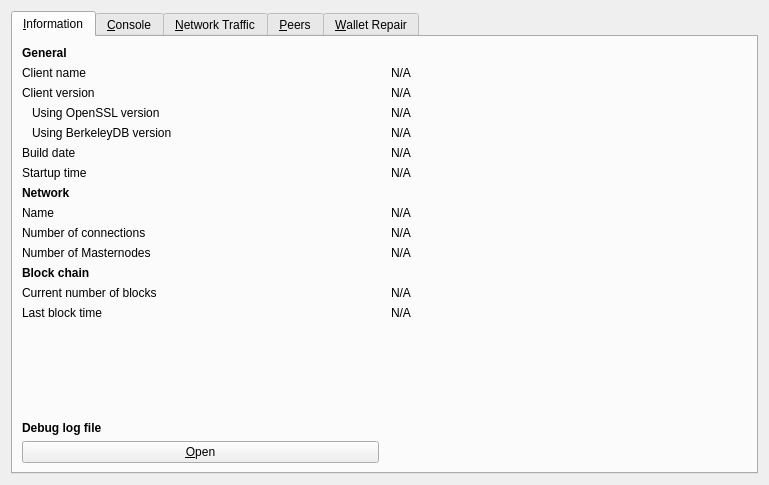
<?xml version="1.0" encoding="UTF-8"?>
<ui version="4.0">
 <class>RPCConsole</class>
 <widget class="QDialog" name="RPCConsole">
  <property name="geometry">
   <rect>
    <x>0</x>
    <y>0</y>
    <width>769</width>
    <height>485</height>
   </rect>
  </property>
  <property name="windowTitle">
   <string>Tools window</string>
  </property>
  <layout class="QVBoxLayout" name="verticalLayout_2">
   <item>
    <widget class="QTabWidget" name="tabWidget">
     <property name="currentIndex">
      <number>0</number>
     </property>
     <widget class="QWidget" name="tab_info">
      <attribute name="title">
       <string>&amp;Information</string>
      </attribute>
      <layout class="QGridLayout" name="gridLayout" columnstretch="0,0">
       <property name="horizontalSpacing">
        <number>12</number>
       </property>
       <item row="11" column="0">
        <widget class="QLabel" name="blockchainHeader">
         <property name="font">
          <font>
           <weight>75</weight>
           <bold>true</bold>
          </font>
         </property>
         <property name="text">
          <string>Block chain</string>
         </property>
        </widget>
       </item>
       <item row="10" column="1">
        <widget class="QLabel" name="masternodeCount">
         <property name="text">
          <string>N/A</string>
         </property>
        </widget>
       </item>
       <item row="1" column="1">
        <widget class="QLabel" name="clientName">
         <property name="cursor">
          <cursorShape>IBeamCursor</cursorShape>
         </property>
         <property name="text">
          <string>N/A</string>
         </property>
         <property name="textFormat">
          <enum>Qt::PlainText</enum>
         </property>
         <property name="textInteractionFlags">
          <set>Qt::LinksAccessibleByMouse|Qt::TextSelectableByKeyboard|Qt::TextSelectableByMouse</set>
         </property>
        </widget>
       </item>
       <item row="0" column="0">
        <widget class="QLabel" name="generalHeader">
         <property name="font">
          <font>
           <weight>75</weight>
           <bold>true</bold>
          </font>
         </property>
         <property name="text">
          <string>General</string>
         </property>
        </widget>
       </item>
       <item row="1" column="0">
        <widget class="QLabel" name="clientNameLabel">
         <property name="text">
          <string>Client name</string>
         </property>
        </widget>
       </item>
       <item row="3" column="1">
        <widget class="QLabel" name="openSSLVersion">
         <property name="cursor">
          <cursorShape>IBeamCursor</cursorShape>
         </property>
         <property name="text">
          <string>N/A</string>
         </property>
         <property name="textFormat">
          <enum>Qt::PlainText</enum>
         </property>
         <property name="textInteractionFlags">
          <set>Qt::LinksAccessibleByMouse|Qt::TextSelectableByKeyboard|Qt::TextSelectableByMouse</set>
         </property>
        </widget>
       </item>
       <item row="5" column="0">
        <widget class="QLabel" name="buildDateLabel">
         <property name="text">
          <string>Build date</string>
         </property>
        </widget>
       </item>
       <item row="9" column="0">
        <widget class="QLabel" name="numberOfConnectionsLabel">
         <property name="text">
          <string>Number of connections</string>
         </property>
        </widget>
       </item>
       <item row="4" column="1">
        <widget class="QLabel" name="berkeleyDBVersion">
         <property name="cursor">
          <cursorShape>IBeamCursor</cursorShape>
         </property>
         <property name="text">
          <string>N/A</string>
         </property>
         <property name="textFormat">
          <enum>Qt::PlainText</enum>
         </property>
         <property name="textInteractionFlags">
          <set>Qt::LinksAccessibleByMouse|Qt::TextSelectableByKeyboard|Qt::TextSelectableByMouse</set>
         </property>
        </widget>
       </item>
       <item row="6" column="0">
        <widget class="QLabel" name="startupTimeLabel">
         <property name="text">
          <string>Startup time</string>
         </property>
        </widget>
       </item>
       <item row="9" column="1">
        <widget class="QLabel" name="numberOfConnections">
         <property name="cursor">
          <cursorShape>IBeamCursor</cursorShape>
         </property>
         <property name="text">
          <string>N/A</string>
         </property>
         <property name="textFormat">
          <enum>Qt::PlainText</enum>
         </property>
         <property name="textInteractionFlags">
          <set>Qt::LinksAccessibleByMouse|Qt::TextSelectableByKeyboard|Qt::TextSelectableByMouse</set>
         </property>
        </widget>
       </item>
       <item row="12" column="0">
        <widget class="QLabel" name="numberOfBlocksLabel">
         <property name="text">
          <string>Current number of blocks</string>
         </property>
        </widget>
       </item>
       <item row="12" column="1">
        <widget class="QLabel" name="numberOfBlocks">
         <property name="cursor">
          <cursorShape>IBeamCursor</cursorShape>
         </property>
         <property name="text">
          <string>N/A</string>
         </property>
         <property name="textFormat">
          <enum>Qt::PlainText</enum>
         </property>
         <property name="textInteractionFlags">
          <set>Qt::LinksAccessibleByMouse|Qt::TextSelectableByKeyboard|Qt::TextSelectableByMouse</set>
         </property>
        </widget>
       </item>
       <item row="13" column="0">
        <widget class="QLabel" name="lastBlockTimeLabel">
         <property name="text">
          <string>Last block time</string>
         </property>
        </widget>
       </item>
       <item row="16" column="0">
        <widget class="QPushButton" name="openDebugLogfileButton">
         <property name="toolTip">
          <string>Open the Lkcoin debug log file from the current data directory. This can take a few seconds for large log files.</string>
         </property>
         <property name="text">
          <string>&amp;Open</string>
         </property>
         <property name="autoDefault">
          <bool>false</bool>
         </property>
        </widget>
       </item>
       <item row="15" column="0">
        <widget class="QLabel" name="debugLogFileHeader">
         <property name="font">
          <font>
           <weight>75</weight>
           <bold>true</bold>
          </font>
         </property>
         <property name="text">
          <string>Debug log file</string>
         </property>
        </widget>
       </item>
       <item row="14" column="0">
        <spacer name="verticalSpacer_2">
         <property name="orientation">
          <enum>Qt::Vertical</enum>
         </property>
         <property name="sizeHint" stdset="0">
          <size>
           <width>20</width>
           <height>20</height>
          </size>
         </property>
        </spacer>
       </item>
       <item row="13" column="1">
        <widget class="QLabel" name="lastBlockTime">
         <property name="cursor">
          <cursorShape>IBeamCursor</cursorShape>
         </property>
         <property name="text">
          <string>N/A</string>
         </property>
         <property name="textFormat">
          <enum>Qt::PlainText</enum>
         </property>
         <property name="textInteractionFlags">
          <set>Qt::LinksAccessibleByMouse|Qt::TextSelectableByKeyboard|Qt::TextSelectableByMouse</set>
         </property>
        </widget>
       </item>
       <item row="2" column="0">
        <widget class="QLabel" name="clientVersionLabel">
         <property name="text">
          <string>Client version</string>
         </property>
        </widget>
       </item>
       <item row="2" column="1">
        <widget class="QLabel" name="clientVersion">
         <property name="cursor">
          <cursorShape>IBeamCursor</cursorShape>
         </property>
         <property name="text">
          <string>N/A</string>
         </property>
         <property name="textFormat">
          <enum>Qt::PlainText</enum>
         </property>
         <property name="textInteractionFlags">
          <set>Qt::LinksAccessibleByMouse|Qt::TextSelectableByKeyboard|Qt::TextSelectableByMouse</set>
         </property>
        </widget>
       </item>
       <item row="7" column="0">
        <widget class="QLabel" name="networkHeader">
         <property name="font">
          <font>
           <weight>75</weight>
           <bold>true</bold>
          </font>
         </property>
         <property name="text">
          <string>Network</string>
         </property>
        </widget>
       </item>
       <item row="8" column="0">
        <widget class="QLabel" name="networkNameLabel">
         <property name="text">
          <string>Name</string>
         </property>
        </widget>
       </item>
       <item row="6" column="1">
        <widget class="QLabel" name="startupTime">
         <property name="cursor">
          <cursorShape>IBeamCursor</cursorShape>
         </property>
         <property name="text">
          <string>N/A</string>
         </property>
         <property name="textFormat">
          <enum>Qt::PlainText</enum>
         </property>
         <property name="textInteractionFlags">
          <set>Qt::LinksAccessibleByMouse|Qt::TextSelectableByKeyboard|Qt::TextSelectableByMouse</set>
         </property>
        </widget>
       </item>
       <item row="3" column="0">
        <widget class="QLabel" name="openSSLVersionLabel">
         <property name="text">
          <string>Using OpenSSL version</string>
         </property>
         <property name="indent">
          <number>10</number>
         </property>
        </widget>
       </item>
       <item row="8" column="1">
        <widget class="QLabel" name="networkName">
         <property name="cursor">
          <cursorShape>IBeamCursor</cursorShape>
         </property>
         <property name="text">
          <string>N/A</string>
         </property>
         <property name="textFormat">
          <enum>Qt::PlainText</enum>
         </property>
         <property name="textInteractionFlags">
          <set>Qt::LinksAccessibleByMouse|Qt::TextSelectableByKeyboard|Qt::TextSelectableByMouse</set>
         </property>
        </widget>
       </item>
       <item row="10" column="0">
        <widget class="QLabel" name="masternodeCountLabel">
         <property name="text">
          <string>Number of Masternodes</string>
         </property>
        </widget>
       </item>
       <item row="5" column="1">
        <widget class="QLabel" name="buildDate">
         <property name="cursor">
          <cursorShape>IBeamCursor</cursorShape>
         </property>
         <property name="text">
          <string>N/A</string>
         </property>
         <property name="textFormat">
          <enum>Qt::PlainText</enum>
         </property>
         <property name="textInteractionFlags">
          <set>Qt::LinksAccessibleByMouse|Qt::TextSelectableByKeyboard|Qt::TextSelectableByMouse</set>
         </property>
        </widget>
       </item>
       <item row="4" column="0">
        <widget class="QLabel" name="berkeleyDBVersionLabel">
         <property name="text">
          <string>Using BerkeleyDB version</string>
         </property>
         <property name="indent">
          <number>10</number>
         </property>
        </widget>
       </item>
      </layout>
     </widget>
     <widget class="QWidget" name="tab_console">
      <attribute name="title">
       <string>&amp;Console</string>
      </attribute>
      <layout class="QVBoxLayout" name="verticalLayout_3">
       <property name="spacing">
        <number>3</number>
       </property>
       <item>
        <widget class="QTextEdit" name="messagesWidget">
         <property name="minimumSize">
          <size>
           <width>0</width>
           <height>100</height>
          </size>
         </property>
         <property name="readOnly">
          <bool>true</bool>
         </property>
         <property name="tabKeyNavigation" stdset="0">
          <bool>false</bool>
         </property>
         <property name="columnCount" stdset="0">
          <number>2</number>
         </property>
        </widget>
       </item>
       <item>
        <layout class="QHBoxLayout" name="horizontalLayout">
         <property name="spacing">
          <number>3</number>
         </property>
         <item>
          <widget class="QLabel" name="label">
           <property name="text">
            <string notr="true">&gt;</string>
           </property>
          </widget>
         </item>
         <item>
          <widget class="QLineEdit" name="lineEdit"/>
         </item>
         <item>
          <widget class="QPushButton" name="clearButton">
           <property name="maximumSize">
            <size>
             <width>24</width>
             <height>24</height>
            </size>
           </property>
           <property name="toolTip">
            <string>Clear console</string>
           </property>
           <property name="text">
            <string/>
           </property>
           <property name="icon">
            <iconset resource="../lkcoin.qrc">
             <normaloff>:/icons/remove</normaloff>:/icons/remove</iconset>
           </property>
           <property name="shortcut">
            <string notr="true">Ctrl+L</string>
           </property>
           <property name="autoDefault">
            <bool>false</bool>
           </property>
          </widget>
         </item>
        </layout>
       </item>
      </layout>
     </widget>
     <widget class="QWidget" name="tab_nettraffic">
      <attribute name="title">
       <string>&amp;Network Traffic</string>
      </attribute>
      <layout class="QHBoxLayout" name="horizontalLayout_3">
       <item>
        <layout class="QVBoxLayout" name="verticalLayout_4">
         <item>
          <widget class="TrafficGraphWidget" name="trafficGraph" native="true">
           <property name="sizePolicy">
            <sizepolicy hsizetype="Expanding" vsizetype="Expanding">
             <horstretch>0</horstretch>
             <verstretch>0</verstretch>
            </sizepolicy>
           </property>
          </widget>
         </item>
         <item>
          <layout class="QHBoxLayout" name="horizontalLayout_2">
           <item>
            <widget class="QSlider" name="sldGraphRange">
             <property name="minimum">
              <number>1</number>
             </property>
             <property name="maximum">
              <number>288</number>
             </property>
             <property name="pageStep">
              <number>12</number>
             </property>
             <property name="value">
              <number>6</number>
             </property>
             <property name="orientation">
              <enum>Qt::Horizontal</enum>
             </property>
            </widget>
           </item>
           <item>
            <widget class="QLabel" name="lblGraphRange">
             <property name="minimumSize">
              <size>
               <width>100</width>
               <height>0</height>
              </size>
             </property>
             <property name="alignment">
              <set>Qt::AlignCenter</set>
             </property>
            </widget>
           </item>
           <item>
            <widget class="QPushButton" name="btnClearTrafficGraph">
             <property name="text">
              <string>&amp;Clear</string>
             </property>
             <property name="autoDefault">
              <bool>false</bool>
             </property>
            </widget>
           </item>
          </layout>
         </item>
        </layout>
       </item>
       <item>
        <layout class="QVBoxLayout" name="verticalLayout">
         <item>
          <widget class="QGroupBox" name="groupBox">
           <property name="title">
            <string>Totals</string>
           </property>
           <layout class="QVBoxLayout" name="verticalLayout_5">
            <item>
             <layout class="QHBoxLayout" name="horizontalLayout_4">
              <item>
               <widget class="Line" name="line">
                <property name="sizePolicy">
                 <sizepolicy hsizetype="Fixed" vsizetype="Fixed">
                  <horstretch>0</horstretch>
                  <verstretch>0</verstretch>
                 </sizepolicy>
                </property>
                <property name="minimumSize">
                 <size>
                  <width>10</width>
                  <height>0</height>
                 </size>
                </property>
                <property name="palette">
                 <palette>
                  <active>
                   <colorrole role="Light">
                    <brush brushstyle="SolidPattern">
                     <color alpha="255">
                      <red>0</red>
                      <green>255</green>
                      <blue>0</blue>
                     </color>
                    </brush>
                   </colorrole>
                  </active>
                  <inactive>
                   <colorrole role="Light">
                    <brush brushstyle="SolidPattern">
                     <color alpha="255">
                      <red>0</red>
                      <green>255</green>
                      <blue>0</blue>
                     </color>
                    </brush>
                   </colorrole>
                  </inactive>
                  <disabled>
                   <colorrole role="Light">
                    <brush brushstyle="SolidPattern">
                     <color alpha="255">
                      <red>0</red>
                      <green>255</green>
                      <blue>0</blue>
                     </color>
                    </brush>
                   </colorrole>
                  </disabled>
                 </palette>
                </property>
                <property name="orientation">
                 <enum>Qt::Horizontal</enum>
                </property>
               </widget>
              </item>
              <item>
               <widget class="QLabel" name="label_16">
                <property name="text">
                 <string>Received</string>
                </property>
               </widget>
              </item>
              <item>
               <widget class="QLabel" name="lblBytesIn">
                <property name="minimumSize">
                 <size>
                  <width>50</width>
                  <height>0</height>
                 </size>
                </property>
                <property name="alignment">
                 <set>Qt::AlignRight|Qt::AlignTrailing|Qt::AlignVCenter</set>
                </property>
               </widget>
              </item>
             </layout>
            </item>
            <item>
             <layout class="QHBoxLayout" name="horizontalLayout_5">
              <item>
               <widget class="Line" name="line_2">
                <property name="sizePolicy">
                 <sizepolicy hsizetype="Fixed" vsizetype="Fixed">
                  <horstretch>0</horstretch>
                  <verstretch>0</verstretch>
                 </sizepolicy>
                </property>
                <property name="minimumSize">
                 <size>
                  <width>10</width>
                  <height>0</height>
                 </size>
                </property>
                <property name="palette">
                 <palette>
                  <active>
                   <colorrole role="Light">
                    <brush brushstyle="SolidPattern">
                     <color alpha="255">
                      <red>255</red>
                      <green>0</green>
                      <blue>0</blue>
                     </color>
                    </brush>
                   </colorrole>
                  </active>
                  <inactive>
                   <colorrole role="Light">
                    <brush brushstyle="SolidPattern">
                     <color alpha="255">
                      <red>255</red>
                      <green>0</green>
                      <blue>0</blue>
                     </color>
                    </brush>
                   </colorrole>
                  </inactive>
                  <disabled>
                   <colorrole role="Light">
                    <brush brushstyle="SolidPattern">
                     <color alpha="255">
                      <red>255</red>
                      <green>0</green>
                      <blue>0</blue>
                     </color>
                    </brush>
                   </colorrole>
                  </disabled>
                 </palette>
                </property>
                <property name="orientation">
                 <enum>Qt::Horizontal</enum>
                </property>
               </widget>
              </item>
              <item>
               <widget class="QLabel" name="label_17">
                <property name="text">
                 <string>Sent</string>
                </property>
               </widget>
              </item>
              <item>
               <widget class="QLabel" name="lblBytesOut">
                <property name="minimumSize">
                 <size>
                  <width>50</width>
                  <height>0</height>
                 </size>
                </property>
                <property name="alignment">
                 <set>Qt::AlignRight|Qt::AlignTrailing|Qt::AlignVCenter</set>
                </property>
               </widget>
              </item>
             </layout>
            </item>
            <item>
             <spacer name="verticalSpacer_4">
              <property name="orientation">
               <enum>Qt::Vertical</enum>
              </property>
              <property name="sizeHint" stdset="0">
               <size>
                <width>20</width>
                <height>407</height>
               </size>
              </property>
             </spacer>
            </item>
           </layout>
          </widget>
         </item>
        </layout>
       </item>
      </layout>
     </widget>
     <widget class="QWidget" name="tab_peers">
      <attribute name="title">
       <string>&amp;Peers</string>
      </attribute>
      <layout class="QGridLayout" name="gridLayout_2">
       <item row="0" column="0" rowspan="2">
        <widget class="QTableView" name="peerWidget">
         <property name="horizontalScrollBarPolicy">
          <enum>Qt::ScrollBarAsNeeded</enum>
         </property>
         <property name="sortingEnabled">
          <bool>true</bool>
         </property>
         <attribute name="horizontalHeaderHighlightSections">
          <bool>false</bool>
         </attribute>
        </widget>
       </item>
       <item row="0" column="1">
        <widget class="QLabel" name="peerHeading">
         <property name="sizePolicy">
          <sizepolicy hsizetype="Preferred" vsizetype="Minimum">
           <horstretch>0</horstretch>
           <verstretch>0</verstretch>
          </sizepolicy>
         </property>
         <property name="minimumSize">
          <size>
           <width>300</width>
           <height>32</height>
          </size>
         </property>
         <property name="font">
          <font>
           <pointsize>10</pointsize>
           <weight>75</weight>
           <bold>true</bold>
          </font>
         </property>
         <property name="cursor">
          <cursorShape>IBeamCursor</cursorShape>
         </property>
         <property name="text">
          <string>Select a peer to view detailed information.</string>
         </property>
         <property name="alignment">
          <set>Qt::AlignCenter</set>
         </property>
         <property name="wordWrap">
          <bool>true</bool>
         </property>
         <property name="textInteractionFlags">
          <set>Qt::LinksAccessibleByMouse|Qt::TextSelectableByKeyboard|Qt::TextSelectableByMouse</set>
         </property>
        </widget>
       </item>
       <item row="1" column="1">
        <widget class="QWidget" name="detailWidget" native="true">
         <property name="minimumSize">
          <size>
           <width>300</width>
           <height>0</height>
          </size>
         </property>
         <layout class="QGridLayout" name="gridLayout_3">
          <item row="0" column="0">
           <widget class="QLabel" name="label_23">
            <property name="text">
             <string>Direction</string>
            </property>
           </widget>
          </item>
          <item row="0" column="2">
           <widget class="QLabel" name="peerDirection">
            <property name="cursor">
             <cursorShape>IBeamCursor</cursorShape>
            </property>
            <property name="text">
             <string>N/A</string>
            </property>
            <property name="textFormat">
             <enum>Qt::PlainText</enum>
            </property>
            <property name="textInteractionFlags">
             <set>Qt::LinksAccessibleByMouse|Qt::TextSelectableByKeyboard|Qt::TextSelectableByMouse</set>
            </property>
           </widget>
          </item>
          <item row="1" column="0">
           <widget class="QLabel" name="label_21">
            <property name="text">
             <string>Version</string>
            </property>
           </widget>
          </item>
          <item row="1" column="2">
           <widget class="QLabel" name="peerVersion">
            <property name="cursor">
             <cursorShape>IBeamCursor</cursorShape>
            </property>
            <property name="text">
             <string>N/A</string>
            </property>
            <property name="textFormat">
             <enum>Qt::PlainText</enum>
            </property>
            <property name="textInteractionFlags">
             <set>Qt::LinksAccessibleByMouse|Qt::TextSelectableByKeyboard|Qt::TextSelectableByMouse</set>
            </property>
           </widget>
          </item>
          <item row="2" column="0">
           <widget class="QLabel" name="label_28">
            <property name="text">
             <string>User Agent</string>
            </property>
           </widget>
          </item>
          <item row="2" column="2">
           <widget class="QLabel" name="peerSubversion">
            <property name="cursor">
             <cursorShape>IBeamCursor</cursorShape>
            </property>
            <property name="text">
             <string>N/A</string>
            </property>
            <property name="textFormat">
             <enum>Qt::PlainText</enum>
            </property>
            <property name="textInteractionFlags">
             <set>Qt::LinksAccessibleByMouse|Qt::TextSelectableByKeyboard|Qt::TextSelectableByMouse</set>
            </property>
           </widget>
          </item>
          <item row="3" column="0">
           <widget class="QLabel" name="label_4">
            <property name="text">
             <string>Services</string>
            </property>
           </widget>
          </item>
          <item row="3" column="2">
           <widget class="QLabel" name="peerServices">
            <property name="cursor">
             <cursorShape>IBeamCursor</cursorShape>
            </property>
            <property name="text">
             <string>N/A</string>
            </property>
            <property name="textFormat">
             <enum>Qt::PlainText</enum>
            </property>
            <property name="textInteractionFlags">
             <set>Qt::LinksAccessibleByMouse|Qt::TextSelectableByKeyboard|Qt::TextSelectableByMouse</set>
            </property>
           </widget>
          </item>
          <item row="5" column="0">
           <widget class="QLabel" name="label_29">
            <property name="text">
             <string>Starting Height</string>
            </property>
           </widget>
          </item>
          <item row="5" column="2">
           <widget class="QLabel" name="peerHeight">
            <property name="cursor">
             <cursorShape>IBeamCursor</cursorShape>
            </property>
            <property name="text">
             <string>N/A</string>
            </property>
            <property name="textFormat">
             <enum>Qt::PlainText</enum>
            </property>
            <property name="textInteractionFlags">
             <set>Qt::LinksAccessibleByMouse|Qt::TextSelectableByKeyboard|Qt::TextSelectableByMouse</set>
            </property>
           </widget>
          </item>
          <item row="6" column="0">
           <widget class="QLabel" name="label_27">
            <property name="text">
             <string>Sync Height</string>
            </property>
           </widget>
          </item>
          <item row="6" column="2">
           <widget class="QLabel" name="peerSyncHeight">
            <property name="cursor">
             <cursorShape>IBeamCursor</cursorShape>
            </property>
            <property name="text">
             <string>N/A</string>
            </property>
            <property name="textFormat">
             <enum>Qt::PlainText</enum>
            </property>
            <property name="textInteractionFlags">
             <set>Qt::LinksAccessibleByMouse|Qt::TextSelectableByKeyboard|Qt::TextSelectableByMouse</set>
            </property>
           </widget>
          </item>
          <item row="7" column="0">
           <widget class="QLabel" name="label_24">
            <property name="text">
             <string>Ban Score</string>
            </property>
           </widget>
          </item>
          <item row="7" column="2">
           <widget class="QLabel" name="peerBanScore">
            <property name="cursor">
             <cursorShape>IBeamCursor</cursorShape>
            </property>
            <property name="text">
             <string>N/A</string>
            </property>
            <property name="textFormat">
             <enum>Qt::PlainText</enum>
            </property>
            <property name="textInteractionFlags">
             <set>Qt::LinksAccessibleByMouse|Qt::TextSelectableByKeyboard|Qt::TextSelectableByMouse</set>
            </property>
           </widget>
          </item>
          <item row="8" column="0">
           <widget class="QLabel" name="label_22">
            <property name="text">
             <string>Connection Time</string>
            </property>
           </widget>
          </item>
          <item row="8" column="2">
           <widget class="QLabel" name="peerConnTime">
            <property name="cursor">
             <cursorShape>IBeamCursor</cursorShape>
            </property>
            <property name="text">
             <string>N/A</string>
            </property>
            <property name="textFormat">
             <enum>Qt::PlainText</enum>
            </property>
            <property name="textInteractionFlags">
             <set>Qt::LinksAccessibleByMouse|Qt::TextSelectableByKeyboard|Qt::TextSelectableByMouse</set>
            </property>
           </widget>
          </item>
          <item row="9" column="0">
           <widget class="QLabel" name="label_15">
            <property name="text">
             <string>Last Send</string>
            </property>
           </widget>
          </item>
          <item row="9" column="2">
           <widget class="QLabel" name="peerLastSend">
            <property name="cursor">
             <cursorShape>IBeamCursor</cursorShape>
            </property>
            <property name="text">
             <string>N/A</string>
            </property>
            <property name="textFormat">
             <enum>Qt::PlainText</enum>
            </property>
            <property name="textInteractionFlags">
             <set>Qt::LinksAccessibleByMouse|Qt::TextSelectableByKeyboard|Qt::TextSelectableByMouse</set>
            </property>
           </widget>
          </item>
          <item row="10" column="0">
           <widget class="QLabel" name="label_19">
            <property name="text">
             <string>Last Receive</string>
            </property>
           </widget>
          </item>
          <item row="10" column="2">
           <widget class="QLabel" name="peerLastRecv">
            <property name="cursor">
             <cursorShape>IBeamCursor</cursorShape>
            </property>
            <property name="text">
             <string>N/A</string>
            </property>
            <property name="textFormat">
             <enum>Qt::PlainText</enum>
            </property>
            <property name="textInteractionFlags">
             <set>Qt::LinksAccessibleByMouse|Qt::TextSelectableByKeyboard|Qt::TextSelectableByMouse</set>
            </property>
           </widget>
          </item>
          <item row="11" column="0">
           <widget class="QLabel" name="label_18">
            <property name="text">
             <string>Bytes Sent</string>
            </property>
           </widget>
          </item>
          <item row="11" column="2">
           <widget class="QLabel" name="peerBytesSent">
            <property name="cursor">
             <cursorShape>IBeamCursor</cursorShape>
            </property>
            <property name="text">
             <string>N/A</string>
            </property>
            <property name="textFormat">
             <enum>Qt::PlainText</enum>
            </property>
            <property name="textInteractionFlags">
             <set>Qt::LinksAccessibleByMouse|Qt::TextSelectableByKeyboard|Qt::TextSelectableByMouse</set>
            </property>
           </widget>
          </item>
          <item row="12" column="0">
           <widget class="QLabel" name="label_20">
            <property name="text">
             <string>Bytes Received</string>
            </property>
           </widget>
          </item>
          <item row="12" column="2">
           <widget class="QLabel" name="peerBytesRecv">
            <property name="cursor">
             <cursorShape>IBeamCursor</cursorShape>
            </property>
            <property name="text">
             <string>N/A</string>
            </property>
            <property name="textFormat">
             <enum>Qt::PlainText</enum>
            </property>
            <property name="textInteractionFlags">
             <set>Qt::LinksAccessibleByMouse|Qt::TextSelectableByKeyboard|Qt::TextSelectableByMouse</set>
            </property>
           </widget>
          </item>
          <item row="13" column="0">
           <widget class="QLabel" name="label_26">
            <property name="text">
             <string>Ping Time</string>
            </property>
           </widget>
          </item>
          <item row="13" column="2">
           <widget class="QLabel" name="peerPingTime">
            <property name="cursor">
             <cursorShape>IBeamCursor</cursorShape>
            </property>
            <property name="text">
             <string>N/A</string>
            </property>
            <property name="textFormat">
             <enum>Qt::PlainText</enum>
            </property>
            <property name="textInteractionFlags">
             <set>Qt::LinksAccessibleByMouse|Qt::TextSelectableByKeyboard|Qt::TextSelectableByMouse</set>
            </property>
           </widget>
          </item>
          <item row="14" column="1">
           <spacer name="verticalSpacer_3">
            <property name="orientation">
             <enum>Qt::Vertical</enum>
            </property>
            <property name="sizeHint" stdset="0">
             <size>
              <width>20</width>
              <height>40</height>
             </size>
            </property>
           </spacer>
          </item>
         </layout>
        </widget>
       </item>
      </layout>
     </widget>
     <widget class="QWidget" name="tab_repair">
      <attribute name="title">
       <string>&amp;Wallet Repair</string>
      </attribute>
      <widget class="QPushButton" name="btn_salvagewallet">
       <property name="geometry">
        <rect>
         <x>10</x>
         <y>90</y>
         <width>301</width>
         <height>23</height>
        </rect>
       </property>
       <property name="minimumSize">
        <size>
         <width>180</width>
         <height>23</height>
        </size>
       </property>
       <property name="text">
        <string>Salvage wallet</string>
       </property>
      </widget>
      <widget class="QPushButton" name="btn_rescan">
       <property name="geometry">
        <rect>
         <x>10</x>
         <y>140</y>
         <width>301</width>
         <height>23</height>
        </rect>
       </property>
       <property name="minimumSize">
        <size>
         <width>180</width>
         <height>23</height>
        </size>
       </property>
       <property name="text">
        <string>Rescan blockchain files</string>
       </property>
      </widget>
      <widget class="QPushButton" name="btn_zapwallettxes1">
       <property name="geometry">
        <rect>
         <x>10</x>
         <y>190</y>
         <width>301</width>
         <height>23</height>
        </rect>
       </property>
       <property name="minimumSize">
        <size>
         <width>180</width>
         <height>23</height>
        </size>
       </property>
       <property name="text">
        <string>Recover transactions 1</string>
       </property>
      </widget>
      <widget class="QPushButton" name="btn_zapwallettxes2">
       <property name="geometry">
        <rect>
         <x>10</x>
         <y>240</y>
         <width>301</width>
         <height>23</height>
        </rect>
       </property>
       <property name="minimumSize">
        <size>
         <width>180</width>
         <height>23</height>
        </size>
       </property>
       <property name="text">
        <string>Recover transactions 2</string>
       </property>
      </widget>
      <widget class="QPushButton" name="btn_upgradewallet">
       <property name="geometry">
        <rect>
         <x>10</x>
         <y>290</y>
         <width>301</width>
         <height>23</height>
        </rect>
       </property>
       <property name="minimumSize">
        <size>
         <width>180</width>
         <height>23</height>
        </size>
       </property>
       <property name="text">
        <string>Upgrade wallet format</string>
       </property>
      </widget>
      <widget class="QLabel" name="label_repair_helptext">
       <property name="geometry">
        <rect>
         <x>10</x>
         <y>30</y>
         <width>711</width>
         <height>41</height>
        </rect>
       </property>
       <property name="font">
        <font>
         <weight>50</weight>
         <bold>false</bold>
        </font>
       </property>
       <property name="text">
        <string>The buttons below will restart the wallet with command-line options to repair the wallet, fix issues with corrupt blockhain files or missing/obsolete transactions.</string>
       </property>
       <property name="wordWrap">
        <bool>true</bool>
       </property>
      </widget>
      <widget class="QLabel" name="label_repair_salvage">
       <property name="geometry">
        <rect>
         <x>330</x>
         <y>80</y>
         <width>411</width>
         <height>41</height>
        </rect>
       </property>
       <property name="text">
        <string>-salvagewallet: Attempt to recover private keys from a corrupt wallet.dat.</string>
       </property>
       <property name="wordWrap">
        <bool>true</bool>
       </property>
      </widget>
      <widget class="QLabel" name="label_repair_rescan">
       <property name="geometry">
        <rect>
         <x>330</x>
         <y>129</y>
         <width>411</width>
         <height>41</height>
        </rect>
       </property>
       <property name="text">
        <string>-rescan: Rescan the block chain for missing wallet transactions.</string>
       </property>
       <property name="wordWrap">
        <bool>true</bool>
       </property>
      </widget>
      <widget class="QLabel" name="label_repair_zap1">
       <property name="geometry">
        <rect>
         <x>330</x>
         <y>179</y>
         <width>411</width>
         <height>41</height>
        </rect>
       </property>
       <property name="text">
        <string>-zapwallettxes=1: Recover transactions from blockchain (keep meta-data, e.g. account owner).</string>
       </property>
       <property name="wordWrap">
        <bool>true</bool>
       </property>
      </widget>
      <widget class="QLabel" name="label_repair_zap2">
       <property name="geometry">
        <rect>
         <x>330</x>
         <y>229</y>
         <width>411</width>
         <height>41</height>
        </rect>
       </property>
       <property name="text">
        <string>-zapwallettxes=2: Recover transactions from blockchain (drop meta-data).</string>
       </property>
       <property name="wordWrap">
        <bool>true</bool>
       </property>
      </widget>
      <widget class="QLabel" name="label_repair_upgrade">
       <property name="geometry">
        <rect>
         <x>330</x>
         <y>279</y>
         <width>411</width>
         <height>41</height>
        </rect>
       </property>
       <property name="text">
        <string>-upgradewallet: Upgrade wallet to latest format on startup. (Note: this is NOT an update of the wallet itself!)</string>
       </property>
       <property name="wordWrap">
        <bool>true</bool>
       </property>
      </widget>
      <widget class="QLabel" name="label_repair_header">
       <property name="geometry">
        <rect>
         <x>10</x>
         <y>10</y>
         <width>711</width>
         <height>16</height>
        </rect>
       </property>
       <property name="font">
        <font>
         <pointsize>10</pointsize>
         <weight>75</weight>
         <bold>true</bold>
        </font>
       </property>
       <property name="text">
        <string>Wallet repair options.</string>
       </property>
       <property name="wordWrap">
        <bool>true</bool>
       </property>
      </widget>
      <widget class="QPushButton" name="btn_reindex">
       <property name="geometry">
        <rect>
         <x>10</x>
         <y>340</y>
         <width>301</width>
         <height>23</height>
        </rect>
       </property>
       <property name="text">
        <string>Rebuild index</string>
       </property>
      </widget>
      <widget class="QLabel" name="label_repair_reindex">
       <property name="geometry">
        <rect>
         <x>330</x>
         <y>330</y>
         <width>411</width>
         <height>41</height>
        </rect>
       </property>
       <property name="text">
        <string>-reindex: Rebuild block chain index from current blk000??.dat files.</string>
       </property>
       <property name="wordWrap">
        <bool>true</bool>
       </property>
      </widget>
     </widget>
    </widget>
   </item>
  </layout>
 </widget>
 <customwidgets>
  <customwidget>
   <class>TrafficGraphWidget</class>
   <extends>QWidget</extends>
   <header>trafficgraphwidget.h</header>
   <container>1</container>
   <slots>
    <slot>clear()</slot>
   </slots>
  </customwidget>
 </customwidgets>
 <resources>
  <include location="../lkcoin.qrc"/>
 </resources>
 <connections/>
</ui>
